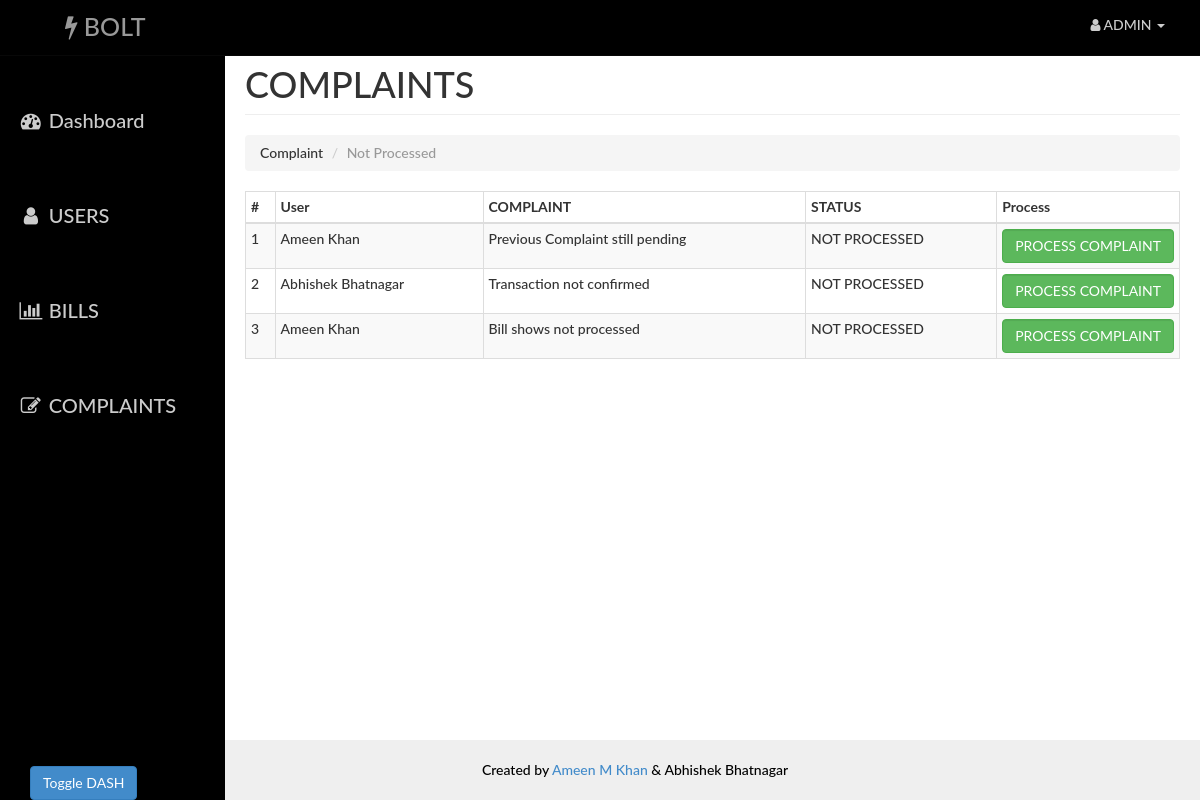
Page /admin/complaint.php (signed in) on the earlier database version.
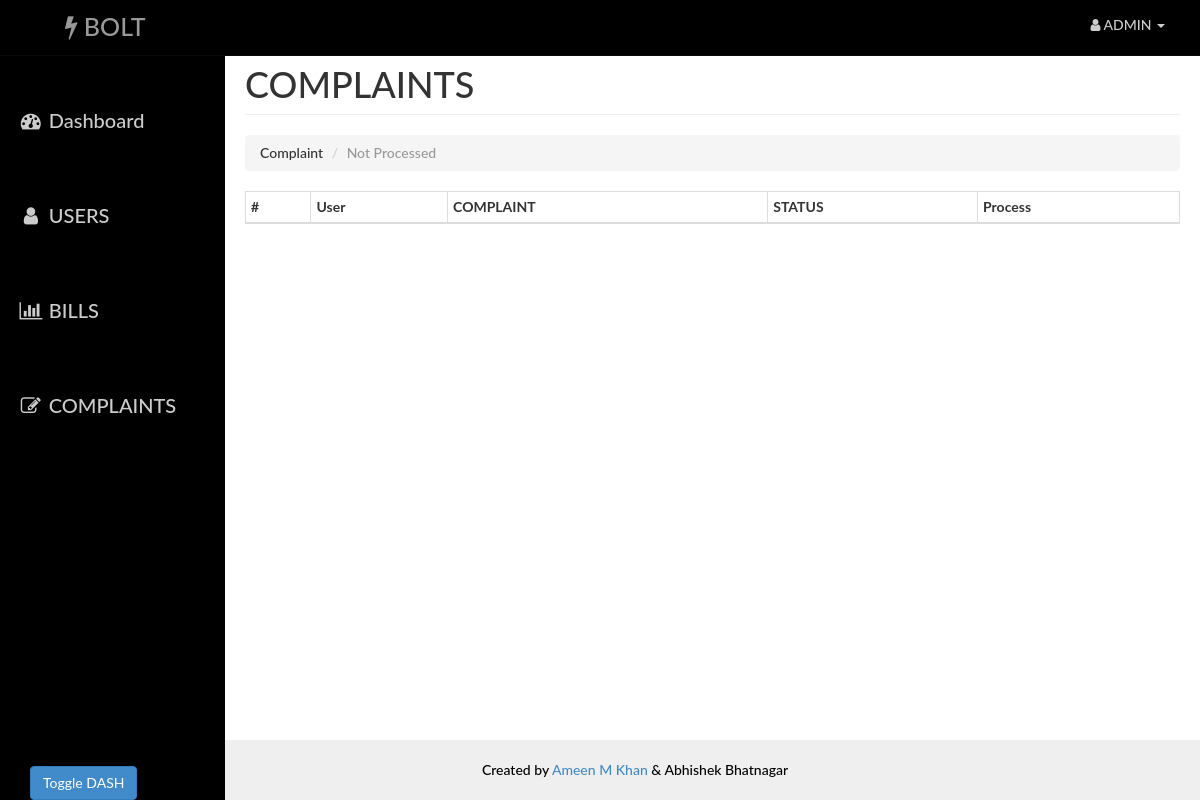
Same page on the later database version.
### tables this page shows
CREATE TABLE IF NOT EXISTS `complaint` (
  `id` int(14) NOT NULL AUTO_INCREMENT PRIMARY KEY,
  `uid` int(14) NOT NULL,
  `aid` int(14) NOT NULL,
  `complaint` varchar(140) NOT NULL,
  `status` varchar(40) NOT NULL,
  FOREIGN KEY (aid) REFERENCES admin(id) ON DELETE CASCADE ON UPDATE CASCADE,
  FOREIGN KEY (uid) REFERENCES user(id) ON DELETE CASCADE ON UPDATE CASCADE
);

CREATE TABLE IF NOT EXISTS `user` (
  `id` int(14) NOT NULL AUTO_INCREMENT PRIMARY KEY ,
  `name` varchar(40) NOT NULL,
  `email` varchar(40) NOT NULL,
  `phone` int(14) NOT NULL,
  `pass` varchar(20) NOT NULL,
  `address` varchar(100) NOT NULL
);

### Includes/config.php (called while the page is built, shortened)
<?php
    $dbms="ebill";
?>

### Includes/admin.php (called while the page is built, shortened)
<?php
    function retrieve_complaints_history($id)
    {
        include("config.php");
        $query  = "SELECT complaint.id AS id , complaint.complaint AS complaint , complaint.status AS status , user.name AS uname ";
        $query .= "FROM user , complaint ";
        $query  .= "WHERE complaint.uid=user.id AND status='NOT PROCESSED' AND complaint.aid={$id} ";
        $query  .= "ORDER BY complaint.id desc  ";
        $result = mysqli_query($con,$query);
        return $result;
    }
 ?>

### admin/complaint.php (the view, shortened to what this page needs)
<?php
    require_once('head_html.php');
    require_once('../Includes/config.php');
    require_once('../Includes/session.php');
    require_once('../Includes/admin.php');
?>
<body>
    <div id="wrapper">
        <?php
            require_once("nav.php");
            require_once("sidebar.php");
        ?>
        <div id="page-content-wrapper">
            <div class="container-fluid">
                <div class="row">
                    <div class="col-lg-12">
                        <h1 class="page-header">
                            COMPLAINTS
                        </h1>
                        <ol class="breadcrumb">
                          <li>Complaint</li>
                          <li class="active">Not Processed</li>
                        </ol>
                        </div>
                    </div>
                            <div class="table-responsive" style="padding-top: 0">
                                <table class="table table-hover table-striped table-bordered table-condensed">
                                    <thead>
                                        <tr>
                                            <th>#</th>
                                            <th>User</th>
                                            <th>COMPLAINT</th>
                                            <th>STATUS</th>
                                            <th>Process</th>
                                        </tr>
                                    </thead>
                                    <tbody>
                                        <?php
                                            $result = retrieve_complaints_history($_SESSION['aid']);
                                            $counter = 1;
                                            while($row = mysqli_fetch_assoc($result)){
                                            ?>
                                                <tr>
                                                    <td height="40"><?php echo $counter ?></td>
                                                    <td><?php echo $row['uname'] ?></td>
                                                    <td><?php echo $row['complaint'] ?></td>
                                                    <td><?php echo $row['status'] ?></td>
                                                    <td width="70">
                                                    <form action="process_complaint.php" method="post">
                                                        <button type="submit" name="complaint_process" class="btn btn-success form-control">PROCESS COMPLAINT  </button>
                                                    </form>
                                                    </td>
                                                </tr>
                                            <?php
                                                $counter=$counter+1;
                                            }
                                        ?>
                                    </tbody>
                                </table>
                            </div>
            </div>
        </div>
    </div>
 <?php
    require_once("footer.php");
?>
</body>
</html>

Differences in the rows shown:
removed complaint: uid.name "Ameen Khan", complaint "Previous Complaint still pending", status "NOT PROCESSED"
removed complaint: uid.name "Abhishek Bhatnagar", complaint "Transaction not confirmed", status "NOT PROCESSED"
removed complaint: uid.name "Ameen Khan", complaint "Bill shows not processed", status "NOT PROCESSED"
